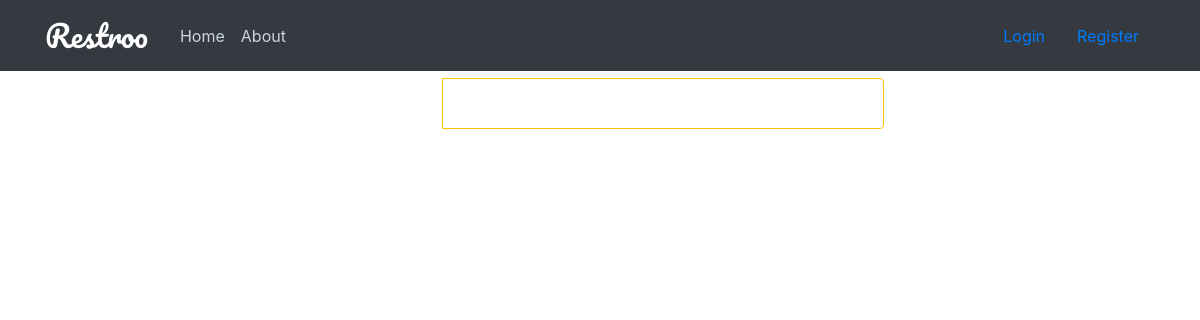
The page /user_post/kkRaipur on the database as committed earlier.
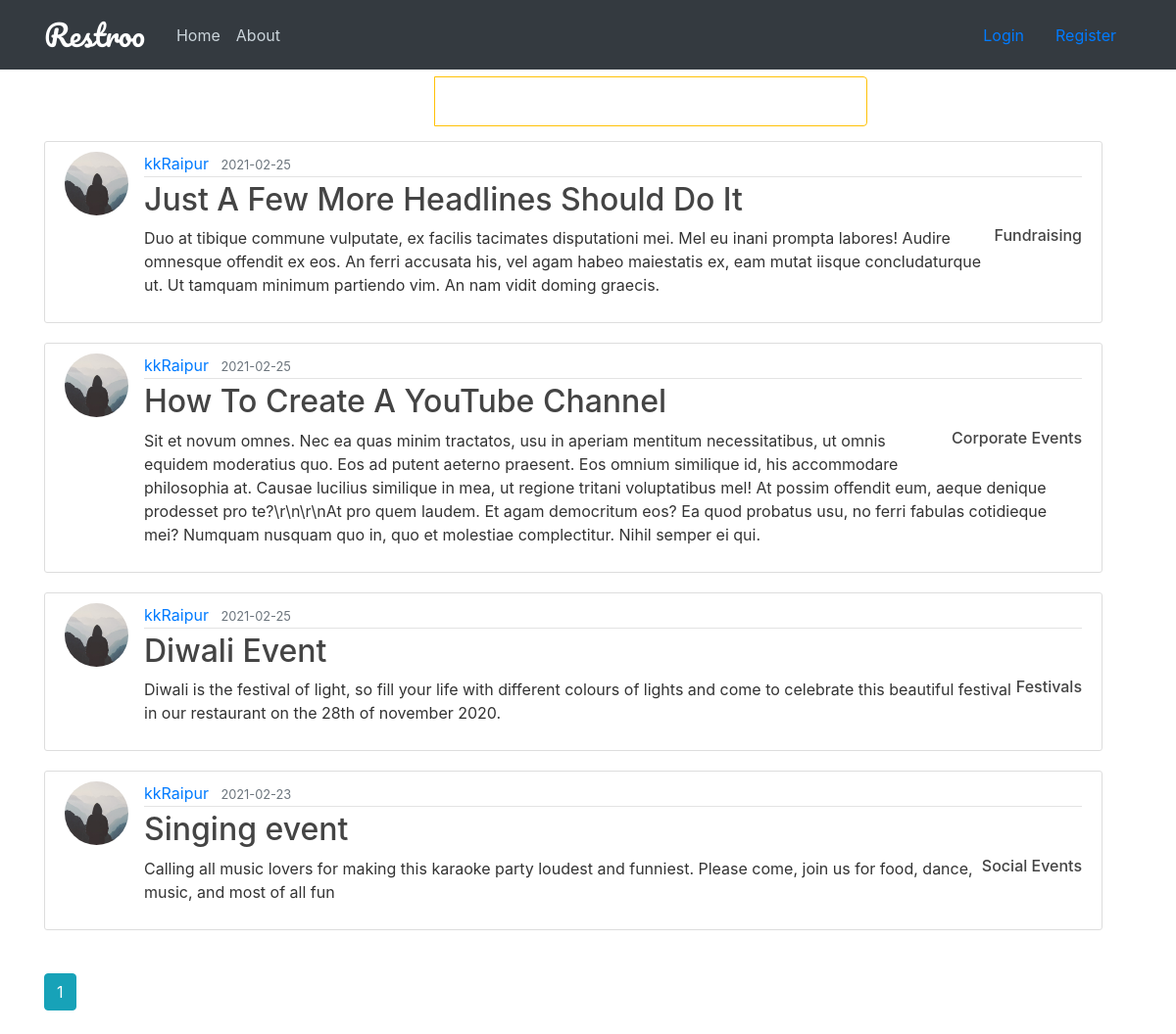
The same page on the database as committed later.
### restroo/models.py (models this page shows, shortened)
class Post(db.Model):
    id = db.Column(db.Integer, primary_key=True)
    title = db.Column(db.String(100), nullable=False)
    date_posted = db.Column(db.DateTime, nullable=False, default=datetime.utcnow)
    content = db.Column(db.Text, nullable=False)
    category = db.Column(db.String(20), nullable=False)
    rest_id = db.Column(db.Integer, db.ForeignKey('user.id'), nullable=False)
    author = db.relationship('User', back_populates='posts')

class User(db.Model, UserMixin):
    id = db.Column(db.Integer, primary_key=True)
    name = db.Column(db.String(100), nullable=False)
    username = db.Column(db.String(20), unique=True, nullable=False)
    email = db.Column(db.String(120), unique=True, nullable=False)
    address = db.Column(db.Text, nullable=False)
    contact = db.Column(db.Integer, nullable=False)
    role = db.Column(db.String(20), nullable=False, default="customer")
    image_file = db.Column(db.String(20), nullable=False, default='default.jpg')
    password = db.Column(db.String(60), nullable=False)
    table = db.relationship('Tables', backref='restaurant', lazy=True)
    medias = db.relationship('Media', backref='uploader', lazy=True)
    posts = db.relationship('Post', back_populates='author', lazy=True)
    bookings = db.relationship('Booking', back_populates='booker', lazy=True,
                               primaryjoin='User.id==Booking.cust_id')
    reserves = db.relationship('Booking', back_populates='bookplace', lazy=True,
                               primaryjoin='User.id==Booking.rest_id')
    reviewed_by = db.relationship('Review', back_populates='reviewer', lazy=True,
                                  primaryjoin='User.id==Review.cust_id')
    reviewed_at = db.relationship('Review', back_populates='reviewplace', lazy=True,
                                  primaryjoin='User.id==Review.rest_id')

### restroo/routes.py (the view)
@app.route("/user_post/<string:username>")
def user_posts(username):
    page = request.args.get('page', 1, type=int)
    user = User.query.filter_by(username=username).first_or_404()
    posts = Post.query.filter_by(author=user).order_by(Post.date_posted.desc()).paginate(page=page, per_page=5)
    return render_template('user_post.html', posts=posts, user=user)

### restroo/templates/user_post.html (shortened to what this page needs)
{% extends "layout.html" %}
{% block content %}
    <h1 class="mb-3" style="color: white;">Post by {{ user.username }} ({{ posts.total }})
        <span class="border border-warning rounded-right" style="align-self: flex-end">
            <a class="article-title" style="color: white; text-align: right;" href="{{ url_for('user_medias', id=user.id) }}"> View Restaurant Media </a>
        </span>
    </h1>
    {% for post in posts.items %}
        <article class="media content-section">
        <img class="rounded-circle article-img" src="{{ url_for('static', filename='profile_pics/' + post.author.image_file) }}">
          <div class="media-body">
            <div class="article-metadata">
              <a class="mr-2" href="{{ url_for('user_posts', username=post.author.username) }}">{{ post.author.username }}</a>
              <small class="text-muted">{{ post.date_posted.strftime('%Y-%m-%d') }}</small>
            </div>
            <h2><a class="article-title" href="{{ url_for('post', post_id=post.id) }}">{{ post.title }}</a></h2>
              <h6 style="float: right"><a class="article-title" href="#">{{ post.category }}</a></h6>
            <p class="article-content">{{ post.content }}</p>
          </div>
        </article>
    {% endfor %}
    <br/>
    {% for page_num in posts.iter_pages(left_edge=1, right_edge=1, left_current=1, right_current=2) %}
        {% if page_num %}
            {% if posts.page == page_num %}
                <a class="btn btn-info mb-4" href="{{ url_for('user_posts', username=user.username, page=page_num) }}">{{ page_num }}</a>
            {% else %}
                <a class="btn btn-outline-info mb-4" href="{{ url_for('user_posts', username=user.username, page=page_num) }}">{{ page_num }}</a>
            {% endif %}
        {% else %}
            ...
        {% endif %}
    {% endfor %}
{% endblock content %}

Rows that differ between the two databases and show on the page:
added Post: image_file (placeholder picture), author.username "kkRaipur", date_posted "2021-02-25", title "Just A Few More Headlines Should Do It", category "Fundraising", content "Duo at tibique commune vulputate, ex facilis tacimates disputationi mei. Mel eu inani prompta labores! Audire omnesque offendit ex eos. An ferri accusata his, vel agam habeo maiestatis ex, eam mutat iisque concludaturque ut. Ut tamquam minimum partiendo vim. An nam vidit doming graecis."
added Post: image_file (placeholder picture), author.username "kkRaipur", date_posted "2021-02-25", title "How To Create A YouTube Channel", category "Corporate Events", content "Sit et novum omnes. Nec ea quas minim tractatos, usu in aperiam mentitum necessitatibus, ut omnis equidem moderatius quo. Eos ad putent aeterno praesent. Eos omnium similique id, his accommodare philosophia at. Causae lucilius similique in mea, ut regione tritani voluptatibus mel! At possim offendit eum, aeque denique prodesset pro te?\\r\\n\\r\\nAt pro quem laudem. Et agam democritum eos? Ea quod probatus usu, no ferri fabulas cotidieque mei? Numquam nusquam quo in, quo et molestiae complectitur. Nihil semper ei qui."
added Post: image_file (placeholder picture), author.username "kkRaipur", date_posted "2021-02-25", title "Diwali Event", category "Festivals", content "Diwali is the festival of light, so fill your life with different colours of lights and come to celebrate this beautiful festival in our restaurant on the 28th of november 2020."
added Post: image_file (placeholder picture), author.username "kkRaipur", date_posted "2021-02-23", title "Singing event", category "Social Events", content "Calling all music lovers for making this karaoke party loudest and funniest. Please come, join us for food, dance, music, and most of all fun"
Other text that changed with them:
new list line: "1"
